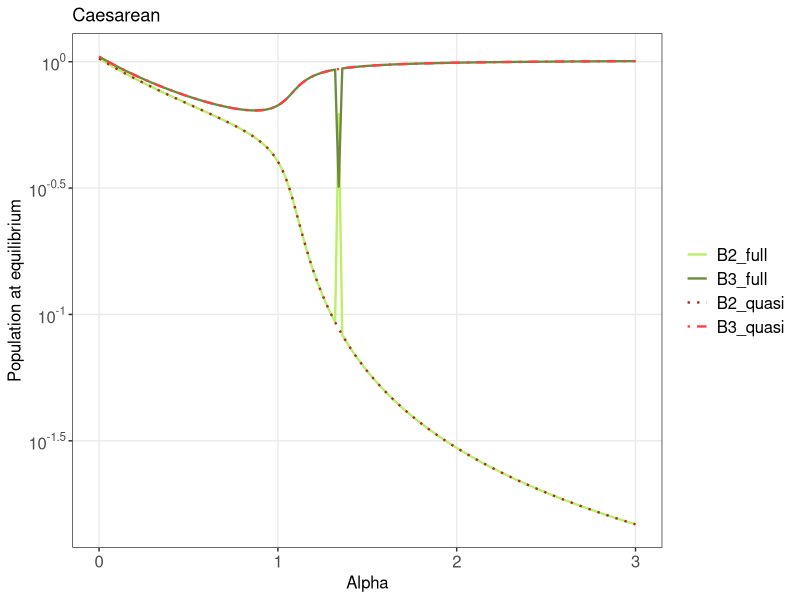
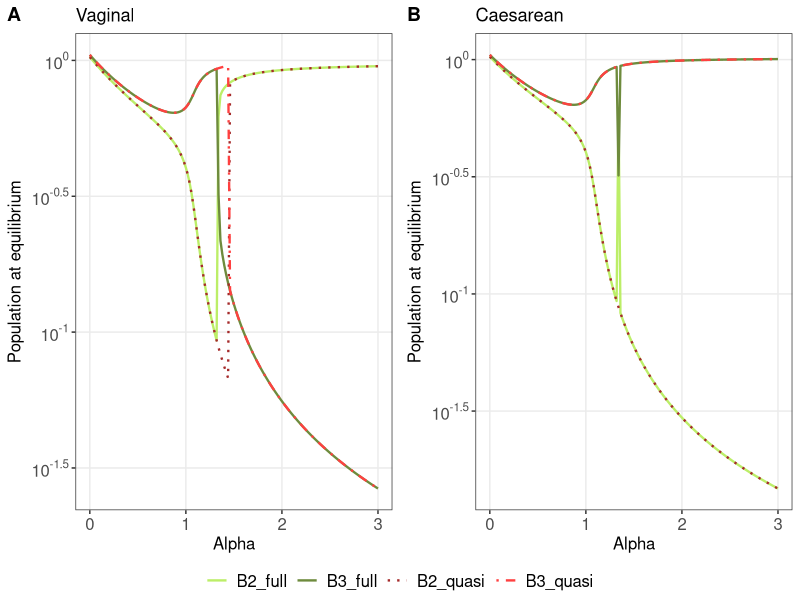
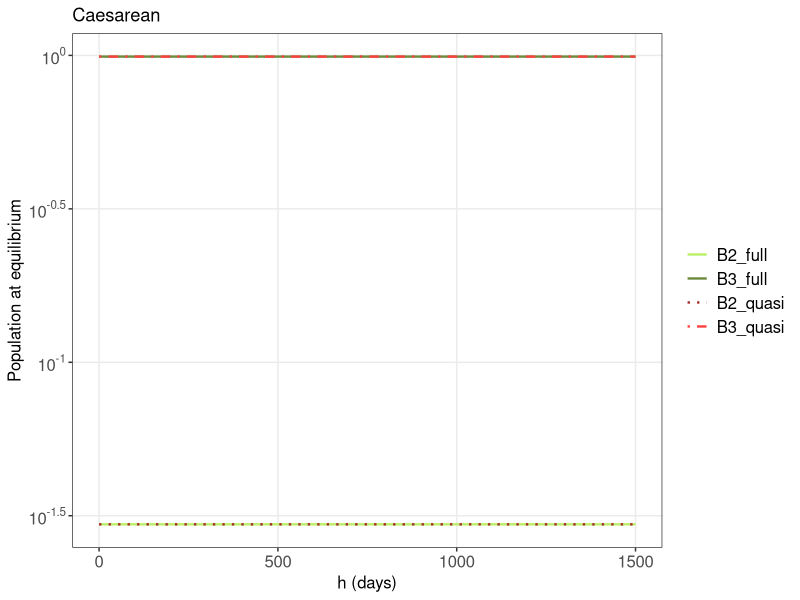
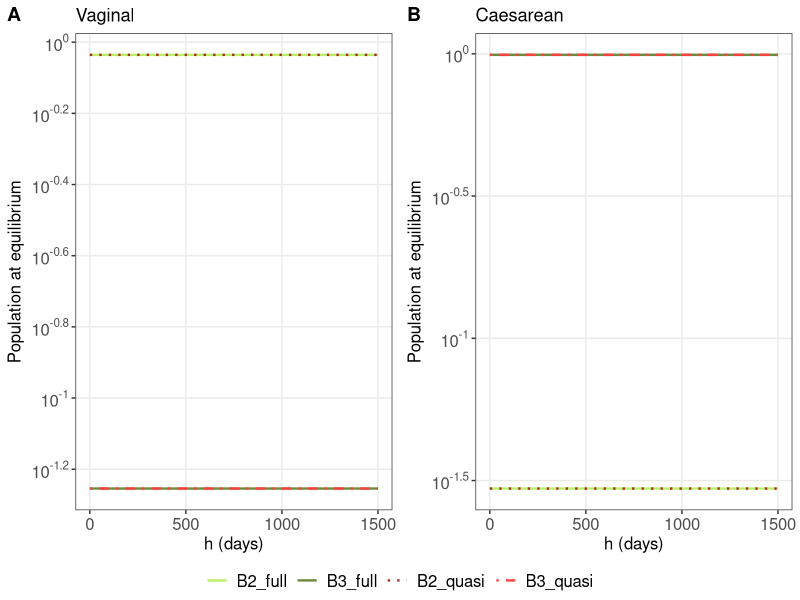
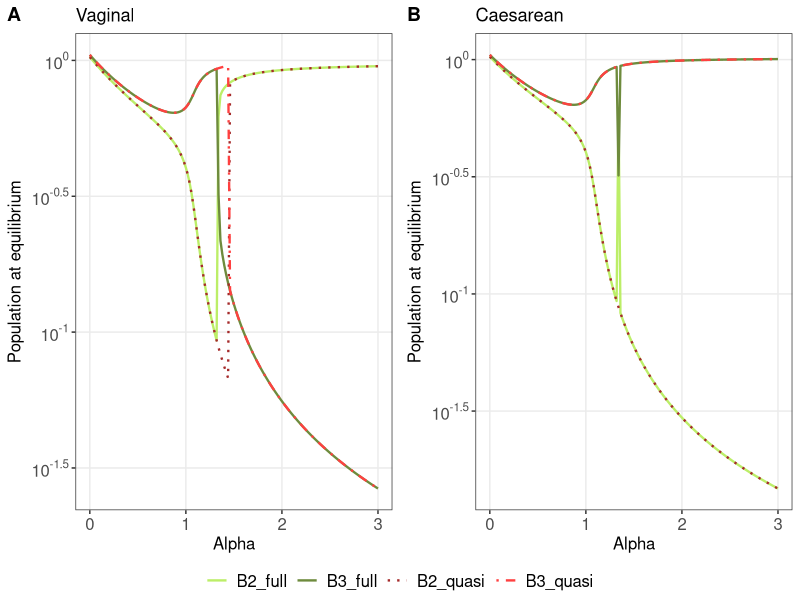
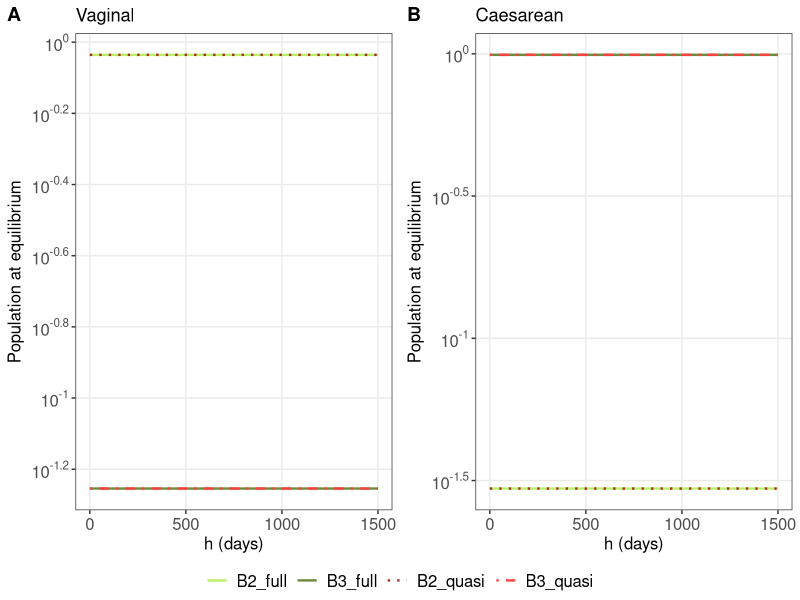

Recreate these plots in R, in order.
# This script plot and compare the equilibria of the quasi-steady-state approximation with that of the full model against various levels of competition and feeding practices.


# set directory for plots 
output_plot_h <- "plots/full_and_quasi_equilibira_against_h.pdf"
output_plot_alpha <- "plots/full_and_quasi_equilibira_gainst_alpha.pdf"


# full momdel and quasi steady state approximation ----------------
full_model <- function(t,y,P){
  B_1 <- y[1] #bifidobacteria capable of HMO metabolism
  B_2 <- y[2] #bifidobacteria capable of plant polysaccharide metabolism 
  B_3 <- y[3] #another commensal group
  
  
  # proportion of milk in diet as function Z
  Z <- 1/(1 + exp(w*(t - h))) 
  
  with(as.list(p),{
    # the grow rate of B1 related to milk consumption
    dB_1dt <- r*B_1*(Z - (B_1 + B_2 + alpha*B_3)) + f_z*Z
    # the grow rate of B2 related to solid food consumption
    # competition between B2 & B2, B2 & B_3, B1 & B2 
    dB_2dt <- r*B_2*(1- (B_1 + B_2 + alpha*B_3 - alpha_c*B_1)) + f_2
    # competition between B_3 & B_3, B2 & B_3, B1 & B_3 
    # f3 is the input of B_3 from environment
    dB_3dt <- r*B_3*(1- (B_3 + alpha*(B_1 + B_2))) + f_3
    
    return(list(c(dB_1dt,dB_2dt,dB_3dt)))
  })}


# quasi steady state approximation 
quasi_model <- function(t,y,p){
  B_2 <- y[1] #bifidobacteria capable of plant polysaccharide metabolism 
  B_3 <- y[2] #another commensal group
  
  
  with(as.list(p),{
    # the grow rate of B2 related to solid food consumption
    # competition between B2 & B2, B2 & B_3 
    dB_2dt <- r*B_2*(1- B_2 - alpha*B_3) + f_2
    # competition between B_3 & B_3, B2 & B_3, B1 & B_3 
    # f3 is the input of B_3 from environment
    dB_3dt <- r*B_3*(1 - B_3 - alpha* B_2) + f_3
    
    return(list(c(dB_2dt,dB_3dt)))
  })}



# effect of alpha  ----------------

# parameters for the function Z(t)
w <- 0.014; h <- 500


# growth rate
r <- 1

# effect of species interaction 
alpha_c <- 1.7

# carrying capacity
k <- 1000

# input of bacteria 
f_2 <- 30/k; f_3 <- 50/k; f_z<- 10/k

# varying alpha to check accuracy
seq_alpha <- seq(0,3,0.02)


# loop over a series of alpha values 

# make an empty dataframes 
df_alpha_v <- data.frame()
df_alpha_c <- data.frame()

# count iteration 
cnt <- 1
repeat {
  
  alpha <- seq_alpha[cnt]
  
  print(paste0("alpha = ", alpha))
  
  # parameters used in the full model
  P <- c(f_2 = f_2, f_3 = f_3, f_z = f_z,
         r = r, alpha =alpha, k=k,
         alpha_c=alpha_c) 
  
  # parameters used in the approximate model
  p <- c(f_2 = f_2, f_3 = f_3, r = r, alpha =alpha, k=k) 

  
  # vaginal birth, full model
  Y0_vaginal <- c(B_1 = 50/k,B_2 = 50/k,B_3 = 1/k) 
  
  # C-section, full model 
  Y0_csection <- c(B_1 = 1/k,B_2 = 1/k,B_3 = 50/k) 
  
  # vaginal birth, quasi model
  y0_vaginal <- c(B_2 = 50/k,B_3 = 1/k) 
  
  # C-section, quasi model 
  y0_csection <- c(B_2 = 1/k,B_3 = 50/k) 
  
  # times
  times <- seq(0,1000,1)
  
  library(deSolve)
  # solve full model with parameter set P
  data_full_vaginal <- data.frame(ode(y = Y0_vaginal, times, full_model, P))
  # add coloumn names 
  names(data_full_vaginal) <- c('Time','B1_full_v','B2_full_v','B3_full_v')
  
  data_full_csection <- data.frame(ode(y = Y0_csection, times, full_model, P))
  names(data_full_csection) <- c('Time','B1_full_c','B2_full_c','B3_full_c')
  
  # solve quasi model with parameter set p
  data_quasi_vaginal <- data.frame(ode(y = y0_vaginal, times, quasi_model, p))
  names(data_quasi_vaginal) <- c('Time','B2_quasi_v','B3_quasi_v')
  
  data_quasi_csection <- data.frame(ode(y = y0_csection, times, quasi_model, p))
  names(data_quasi_csection) <- c('Time','B2_quasi_c','B3_quasi_c')
  
  # join the equilibria (last rows) of full and quasi model 
  data_v <- merge(data_full_vaginal,data_quasi_vaginal)
  data_c <- merge(data_full_csection,data_quasi_csection)
  
  # a new coloumn of alpha values 
  data_v$alpha <- alpha
  data_c$alpha <- alpha
  
  # add the last row of output to df 
  df_alpha_v <- rbind(df_alpha_v, data_v[length(data_v$Time),-2])
  df_alpha_c <- rbind(df_alpha_c, data_c[length(data_c$Time),-2])
  
  
  # repeat to run the function until alpha = 3
  cnt <- cnt+1
  if(cnt == 152) {
    break
  }
}



# plot full vs quasi against alpha ----------------------------------------
library(ggplot2)
# put plots in the same page
library(ggpubr) 
# to access break formatting functions
library(scales) 

library(tidyr)
# get data frame ready for ggplot 
data_long_v <- gather(df_alpha_v,variable,value,2:5,factor_key=TRUE)
data_long_c <- gather(df_alpha_c,variable,value,2:5,factor_key=TRUE)



mytheme <- theme_bw() + 
  theme(panel.grid.minor =  element_blank(),
        axis.text.x = element_text(size = 12),
        axis.text.y = element_text(size = 12),
        axis.title.x = element_text(size = 12),
        axis.title.y = element_text(size = 12),
        legend.text = element_text (size = 12),
        legend.title = element_blank()) 



# plot equilibira of full model and quasi model under vaginal scheme 
plot_v <- ggplot(data = data_long_v, aes(x = alpha, y = value, color = variable)) + 
  geom_line(size = 0.8, aes(linetype=variable)) + 
  scale_linetype_manual(values=c("solid","solid", "dotted","dotdash"),
                        labels = c('B2_full','B3_full','B2_quasi','B3_quasi')) +
  scale_color_manual(values = c("darkolivegreen2","darkolivegreen4",
                                "brown","brown1"),
                     labels= c('B2_full','B3_full','B2_quasi','B3_quasi')) + 
  scale_y_log10(breaks = trans_breaks("log10", function(x) 10^x),
                labels = trans_format("log10", math_format(10^.x))) +
  mytheme +
  labs( x = "Alpha", y = "Population at equilibrium",title ="Vaginal")


# plot equilibria of full model and quasi model under c-section scheme 
plot_c <- ggplot(data = data_long_c, aes(x = alpha, y = value, color = variable)) + 
  geom_line(size = 0.8, aes(linetype=variable)) + 
  scale_linetype_manual(values=c("solid","solid", "dotted","dotdash"),
                        labels = c('B2_full','B3_full','B2_quasi','B3_quasi')) +
  scale_color_manual(values = c("darkolivegreen2","darkolivegreen4",
                                "brown","brown1"),
                     labels= c('B2_full','B3_full','B2_quasi','B3_quasi')) + 
  scale_y_log10(breaks = trans_breaks("log10", function(x) 10^x),
                labels = trans_format("log10", math_format(10^.x))) +
  mytheme +
  labs( x = "Alpha", y = "Population at equilibrium",title ="Caesarean")

show(plot_c)

# put two plot together 
full_quasi_alpha <- ggarrange(plot_v, plot_c, 
                                labels = c("A", "B"), nrow = 1, ncol = 2,
                                common.legend = TRUE, legend = "bottom")

show(full_quasi_alpha)

ggsave(file = output_plot_alpha, width = 17, height = 8.5, units = "cm")



# effect of h -----------

# parameter for the function Z(t)
w <- 0.014


# growth rate
r <- 1

# effect of species interaction 
alpha <- 2
alpha_c <- 1.7

# carrying capacity
k <- 1000

# input of bacteria 
f_2 <- 30/k; f_3 <- 50/k; f_z<- 10/k


# initial value of h
h <- 0

# loop over a series of h values 
# make empty dataframes 
df_h_v <- data.frame()
df_h_c <- data.frame()


# count iteration 
cnt <- 0
repeat {
  

  print(paste0("h = ", h))
  
  # parameters used in the full model
  P <- c(f_2 = f_2, f_3 = f_3, f_z = f_z,
         r = r, alpha =alpha, k=k,
         alpha_c=alpha_c) 
  
  # parameters used in the approximate model
  p <- c(f_2 = f_2, f_3 = f_3, r = r, alpha =alpha, k=k) 
  
  
  # vaginal birth, full model
  Y0_vaginal <- c(B_1 = 50/k,B_2 = 50/k,B_3 = 1/k) 
  
  # C-section, full model 
  Y0_csection <- c(B_1 = 1/k,B_2 = 1/k,B_3 = 50/k) 
  
  # vaginal birth, quasi model
  y0_vaginal <- c(B_2 = 50/k,B_3 = 1/k) 
  
  # C-section, quasi model 
  y0_csection <- c(B_2 = 1/k,B_3 = 50/k) 
  
  # times
  times <- seq(0,3000,1)
  
  library(deSolve)
  # solve full model with parameter set P
  data_full_vaginal <- data.frame(ode(y = Y0_vaginal, times, full_model, P))
  # add coloumn names 
  names(data_full_vaginal) <- c('Time','B1_full_v','B2_full_v','B3_full_v')
  
  data_full_csection <- data.frame(ode(y = Y0_csection, times, full_model, P))
  names(data_full_csection) <- c('Time','B1_full_c','B2_full_c','B3_full_c')
  
  # solve quasi model with parameter set p
  data_quasi_vaginal <- data.frame(ode(y = y0_vaginal, times, quasi_model, p))
  names(data_quasi_vaginal) <- c('Time','B2_quasi_v','B3_quasi_v')
  
  data_quasi_csection <- data.frame(ode(y = y0_csection, times, quasi_model, p))
  names(data_quasi_csection) <- c('Time','B2_quasi_c','B3_quasi_c')
  
  # join the equilibria (last rows) of full and quasi model 
  data_v <- merge(data_full_vaginal,data_quasi_vaginal)
  data_c <- merge(data_full_csection,data_quasi_csection)
  
  # a new coloumn of h values 
  data_v$h <- h
  data_c$h <- h
  
  # add the last row of output to df 
  df_h_v <- rbind(df_h_v, data_v[length(data_v$Time),-2])
  df_h_c <- rbind(df_h_c, data_c[length(data_c$Time),-2])
  
  # make a new h for the next iteration
  h = h + 10
  
  # repeat to run the function until h=1500
  cnt <- cnt+1
  if(cnt == 151) {
    break
  }
}





# plot full vs quasi against h ---------------
library(ggplot2)
# put plots in the same page
library(ggpubr) 
# to access break formatting functions
library(scales) 

library(tidyr)

# load data 
# load("full_quasi_h_csection.rData")
# load("full_quasi_h_vaginal.rData")


# get data frame ready for ggplot 
data_long_v <- gather(df_h_v,variable,value,2:5,factor_key=TRUE)
data_long_c <- gather(df_h_c,variable,value,2:5,factor_key=TRUE)


mytheme <- theme_bw() + 
  theme(panel.grid.minor =  element_blank(),
        axis.text.x = element_text(size = 12),
        axis.text.y = element_text(size = 12),
        axis.title.x = element_text(size = 12),
        axis.title.y = element_text(size = 12),
        legend.text = element_text (size = 12),
        legend.title = element_blank()) 



# plot equilibira of full model and quasi model under vaginal scheme 
plot_v <- ggplot(data = data_long_v, aes(x = h, y = value, color = variable)) + 
  geom_line(size = 0.8, aes(linetype=variable)) + 
  scale_linetype_manual(values=c("solid","solid", "dotted","dotdash"),
                        labels = c('B2_full','B3_full','B2_quasi','B3_quasi')) +
  scale_color_manual(values = c("darkolivegreen2","darkolivegreen4",
                                "brown","brown1"),
                     labels= c('B2_full','B3_full','B2_quasi','B3_quasi')) + 
  scale_y_log10(breaks = trans_breaks("log10", function(x) 10^x),
                labels = trans_format("log10", math_format(10^.x))) +
  mytheme +
  labs( x = "h (days)", y = "Population at equilibrium",title ="Vaginal")


# plot equilibria of full model and quasi model under c-section scheme 
plot_c <- ggplot(data = data_long_c, aes(x = h, y = value, color = variable)) + 
  geom_line(size = 0.8, aes(linetype=variable)) + 
  scale_linetype_manual(values=c("solid","solid", "dotted","dotdash"),
                        labels = c('B2_full','B3_full','B2_quasi','B3_quasi')) +
  scale_color_manual(values = c("darkolivegreen2","darkolivegreen4",
                                "brown","brown1"),
                     labels= c('B2_full','B3_full','B2_quasi','B3_quasi')) + 
  scale_y_log10(breaks = trans_breaks("log10", function(x) 10^x),
                labels = trans_format("log10", math_format(10^.x))) +
  mytheme +
  labs( x = "h (days)", y = "Population at equilibrium",title ="Caesarean")

show(plot_c)

# put two plot together 
full_quasi_h <- ggarrange(plot_v, plot_c, 
                              labels = c("A", "B"), nrow = 1, ncol = 2,
                              common.legend = TRUE, legend = "bottom")

show(full_quasi_h)

ggsave(file = output_plot_h, width = 17, height = 8.5, units = "cm")
